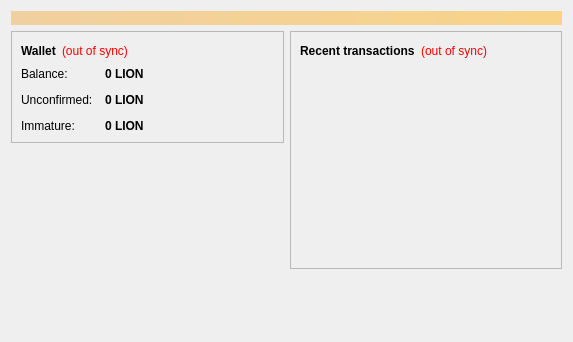
<?xml version="1.0" encoding="UTF-8"?>
<ui version="4.0">
 <class>OverviewPage</class>
 <widget class="QWidget" name="OverviewPage">
  <property name="geometry">
   <rect>
    <x>0</x>
    <y>0</y>
    <width>573</width>
    <height>342</height>
   </rect>
  </property>
  <property name="windowTitle">
   <string>Form</string>
  </property>
  <layout class="QVBoxLayout" name="topLayout">
   <item>
    <widget class="QLabel" name="labelAlerts">
     <property name="visible">
      <bool>false</bool>
     </property>
     <property name="styleSheet">
      <string notr="true">background-color: qlineargradient(x1: 0, y1: 0, x2: 1, y2: 0, stop:0 #F0D0A0, stop:1 #F8D488); color:#000000;</string>
     </property>
     <property name="wordWrap">
      <bool>true</bool>
     </property>
     <property name="margin">
      <number>3</number>
     </property>
    </widget>
   </item>
   <item>
    <layout class="QHBoxLayout" name="horizontalLayout" stretch="1,1">
     <item>
      <layout class="QVBoxLayout" name="verticalLayout_2">
       <item>
        <widget class="QFrame" name="frame">
         <property name="frameShape">
          <enum>QFrame::StyledPanel</enum>
         </property>
         <property name="frameShadow">
          <enum>QFrame::Raised</enum>
         </property>
         <layout class="QVBoxLayout" name="verticalLayout_4">
          <item>
           <layout class="QHBoxLayout" name="horizontalLayout_4">
            <item>
             <widget class="QLabel" name="label_5">
              <property name="font">
               <font>
                <weight>75</weight>
                <bold>true</bold>
               </font>
              </property>
              <property name="text">
               <string>Wallet</string>
              </property>
             </widget>
            </item>
            <item>
             <widget class="QLabel" name="labelWalletStatus">
              <property name="toolTip">
               <string>The displayed information may be out of date. Your wallet automatically synchronizes with the Lion network after a connection is established, but this process has not completed yet.</string>
              </property>
              <property name="styleSheet">
               <string notr="true">QLabel { color: red; }</string>
              </property>
              <property name="text">
               <string notr="true">(out of sync)</string>
              </property>
              <property name="alignment">
               <set>Qt::AlignLeading|Qt::AlignLeft|Qt::AlignVCenter</set>
              </property>
             </widget>
            </item>
            <item>
             <spacer name="horizontalSpacer_2">
              <property name="orientation">
               <enum>Qt::Horizontal</enum>
              </property>
              <property name="sizeHint" stdset="0">
               <size>
                <width>40</width>
                <height>20</height>
               </size>
              </property>
             </spacer>
            </item>
           </layout>
          </item>
          <item>
           <layout class="QFormLayout" name="formLayout_2">
            <property name="fieldGrowthPolicy">
             <enum>QFormLayout::AllNonFixedFieldsGrow</enum>
            </property>
            <property name="horizontalSpacing">
             <number>12</number>
            </property>
            <property name="verticalSpacing">
             <number>12</number>
            </property>
            <item row="0" column="0">
             <widget class="QLabel" name="label">
              <property name="text">
               <string>Balance:</string>
              </property>
             </widget>
            </item>
            <item row="0" column="1">
             <widget class="QLabel" name="labelBalance">
              <property name="font">
               <font>
                <weight>75</weight>
                <bold>true</bold>
               </font>
              </property>
              <property name="cursor">
               <cursorShape>IBeamCursor</cursorShape>
              </property>
              <property name="toolTip">
               <string>Your current balance</string>
              </property>
              <property name="text">
               <string notr="true">0 LION</string>
              </property>
              <property name="textInteractionFlags">
               <set>Qt::LinksAccessibleByMouse|Qt::TextSelectableByKeyboard|Qt::TextSelectableByMouse</set>
              </property>
             </widget>
            </item>
            <item row="1" column="0">
             <widget class="QLabel" name="label_3">
              <property name="text">
               <string>Unconfirmed:</string>
              </property>
             </widget>
            </item>
            <item row="1" column="1">
             <widget class="QLabel" name="labelUnconfirmed">
              <property name="font">
               <font>
                <weight>75</weight>
                <bold>true</bold>
               </font>
              </property>
              <property name="cursor">
               <cursorShape>IBeamCursor</cursorShape>
              </property>
              <property name="toolTip">
               <string>Total of transactions that have yet to be confirmed, and do not yet count toward the current balance</string>
              </property>
              <property name="text">
               <string notr="true">0 LION</string>
              </property>
              <property name="textInteractionFlags">
               <set>Qt::LinksAccessibleByMouse|Qt::TextSelectableByKeyboard|Qt::TextSelectableByMouse</set>
              </property>
             </widget>
            </item>
            <item row="2" column="0">
             <widget class="QLabel" name="labelImmatureText">
              <property name="text">
               <string>Immature:</string>
              </property>
             </widget>
            </item>
            <item row="2" column="1">
             <widget class="QLabel" name="labelImmature">
              <property name="font">
               <font>
                <weight>75</weight>
                <bold>true</bold>
               </font>
              </property>
              <property name="toolTip">
               <string>Mined balance that has not yet matured</string>
              </property>
              <property name="text">
               <string notr="true">0 LION</string>
              </property>
              <property name="textInteractionFlags">
               <set>Qt::LinksAccessibleByMouse|Qt::TextSelectableByKeyboard|Qt::TextSelectableByMouse</set>
              </property>
             </widget>
            </item>
           </layout>
          </item>
         </layout>
        </widget>
       </item>
       <item>
        <spacer name="verticalSpacer">
         <property name="orientation">
          <enum>Qt::Vertical</enum>
         </property>
         <property name="sizeHint" stdset="0">
          <size>
           <width>20</width>
           <height>40</height>
          </size>
         </property>
        </spacer>
       </item>
      </layout>
     </item>
     <item>
      <layout class="QVBoxLayout" name="verticalLayout_3">
       <item>
        <widget class="QFrame" name="frame_2">
         <property name="frameShape">
          <enum>QFrame::StyledPanel</enum>
         </property>
         <property name="frameShadow">
          <enum>QFrame::Raised</enum>
         </property>
         <layout class="QVBoxLayout" name="verticalLayout">
          <item>
           <layout class="QHBoxLayout" name="horizontalLayout_2">
            <item>
             <widget class="QLabel" name="label_4">
              <property name="text">
               <string>&lt;b&gt;Recent transactions&lt;/b&gt;</string>
              </property>
             </widget>
            </item>
            <item>
             <widget class="QLabel" name="labelTransactionsStatus">
              <property name="toolTip">
               <string>The displayed information may be out of date. Your wallet automatically synchronizes with the Lion network after a connection is established, but this process has not completed yet.</string>
              </property>
              <property name="styleSheet">
               <string notr="true">QLabel { color: red; }</string>
              </property>
              <property name="text">
               <string notr="true">(out of sync)</string>
              </property>
              <property name="alignment">
               <set>Qt::AlignRight|Qt::AlignTrailing|Qt::AlignVCenter</set>
              </property>
             </widget>
            </item>
            <item>
             <spacer name="horizontalSpacer">
              <property name="orientation">
               <enum>Qt::Horizontal</enum>
              </property>
              <property name="sizeHint" stdset="0">
               <size>
                <width>40</width>
                <height>20</height>
               </size>
              </property>
             </spacer>
            </item>
           </layout>
          </item>
          <item>
           <widget class="QListView" name="listTransactions">
            <property name="styleSheet">
             <string notr="true">QListView { background: transparent; }</string>
            </property>
            <property name="frameShape">
             <enum>QFrame::NoFrame</enum>
            </property>
            <property name="verticalScrollBarPolicy">
             <enum>Qt::ScrollBarAlwaysOff</enum>
            </property>
            <property name="horizontalScrollBarPolicy">
             <enum>Qt::ScrollBarAlwaysOff</enum>
            </property>
            <property name="selectionMode">
             <enum>QAbstractItemView::NoSelection</enum>
            </property>
           </widget>
          </item>
         </layout>
        </widget>
       </item>
       <item>
        <spacer name="verticalSpacer_2">
         <property name="orientation">
          <enum>Qt::Vertical</enum>
         </property>
         <property name="sizeHint" stdset="0">
          <size>
           <width>20</width>
           <height>40</height>
          </size>
         </property>
        </spacer>
       </item>
      </layout>
     </item>
    </layout>
   </item>
  </layout>
 </widget>
 <resources/>
 <connections/>
</ui>
